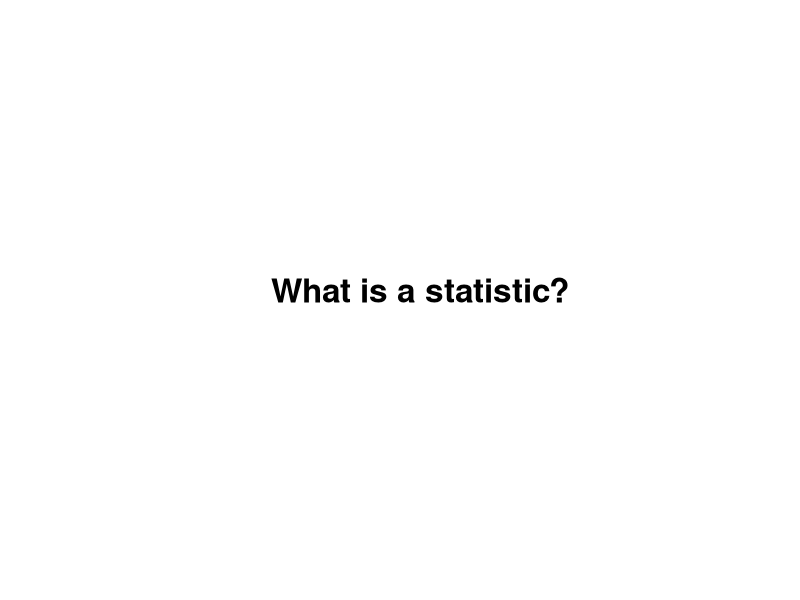
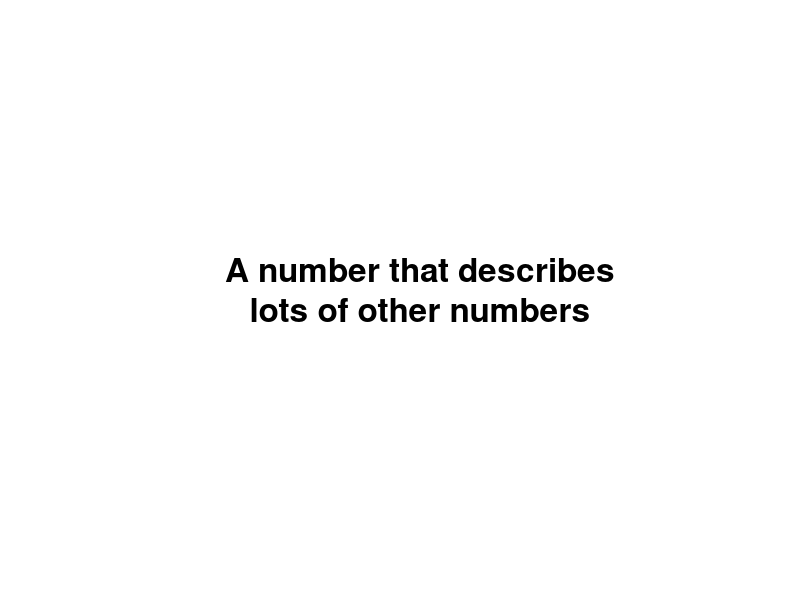
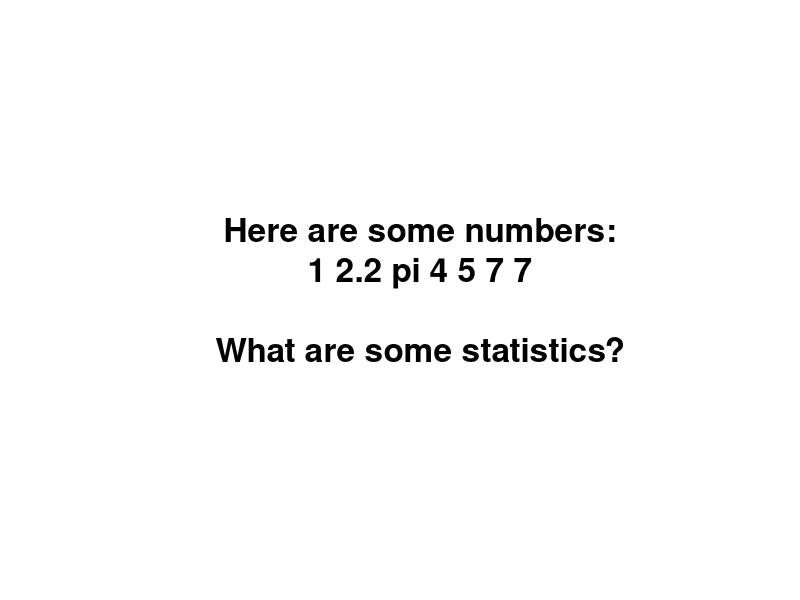
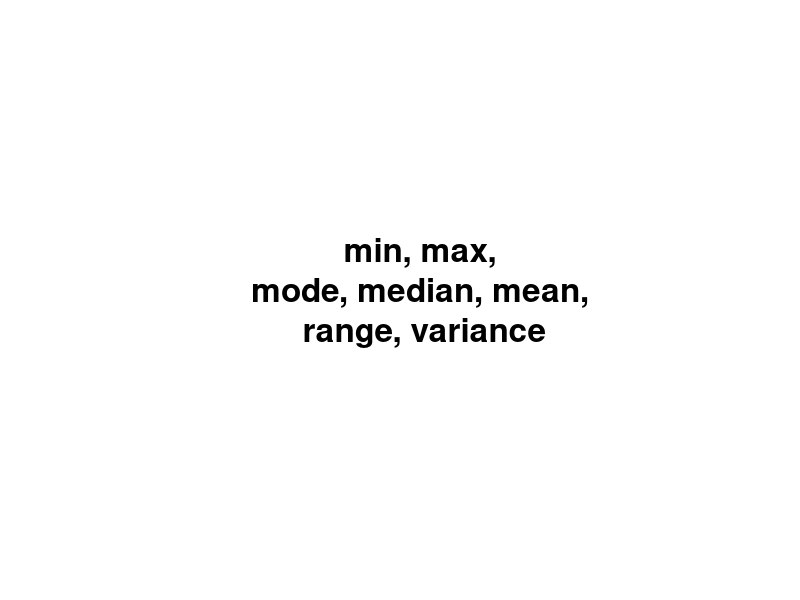
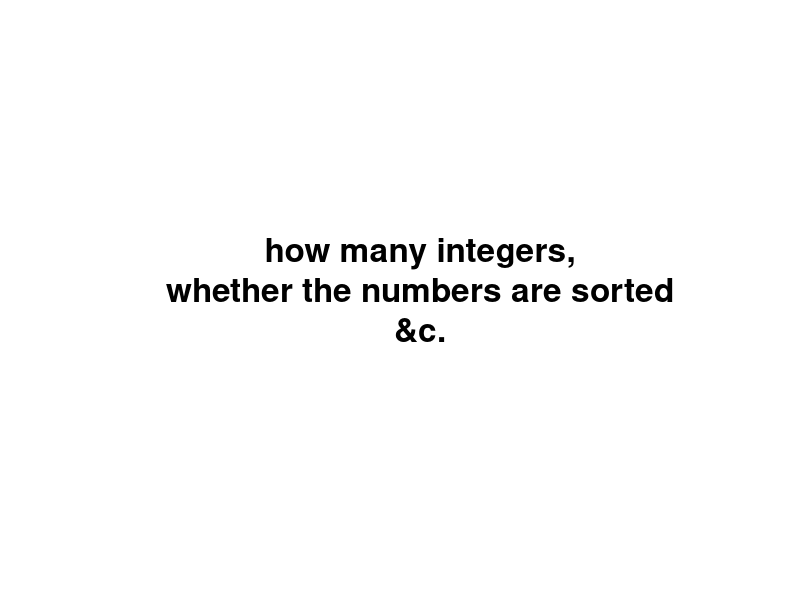
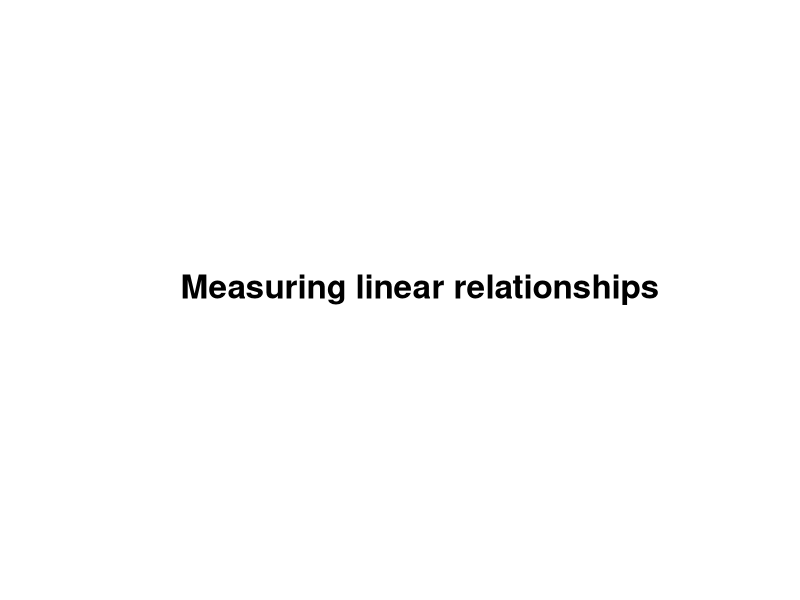
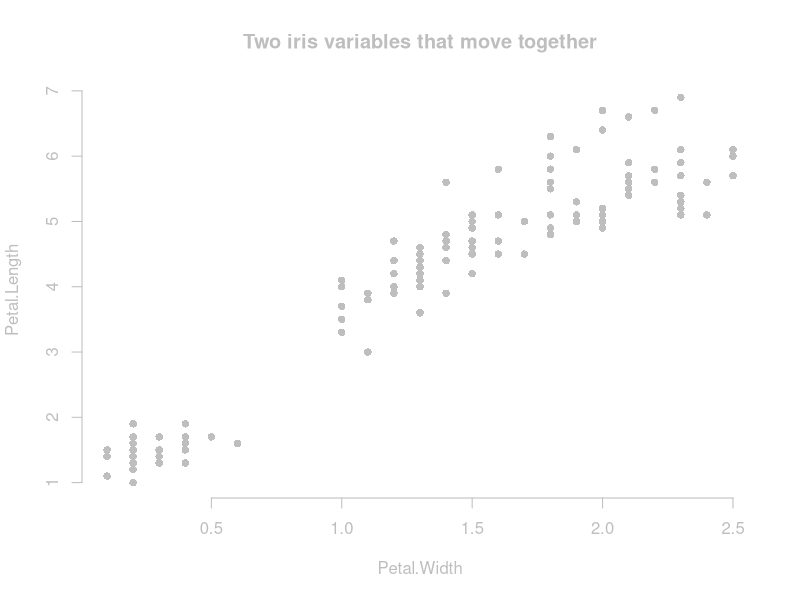
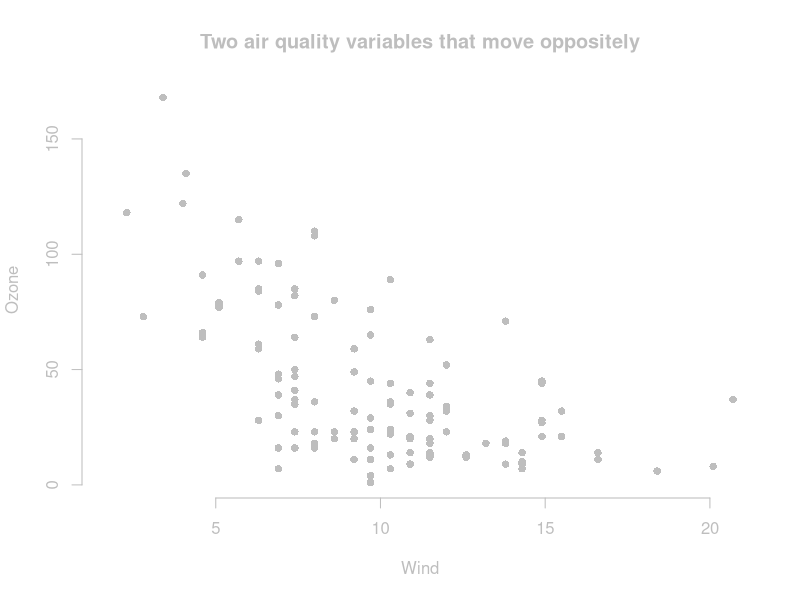

Write the R code that produced these figures, in order.
baseplot <- function(main, formula = (Petal.Length ~ Petal.Width), data = iris) {
  plot(formula = formula, data = data, type = 'p', bty = 'n',
    main = main, pch = 21, bg = 'grey', col = NULL,
    col.axis = 'grey', col.lab = 'grey', col.main = 'grey', fg = 'grey')
}

meanplot <- function(main) {
  baseplot(main)
  abline(h = mean(iris$Petal.Length), lty = 2)
  abline(v = mean(iris$Petal.Width), lty = 2)
}

interjection <- function(main) {
  plot.new()
  text(0.5, 0.5, cex = 2, label = main, font = 2)
}

# Introduction
interjection('What is a statistic?')
interjection('A number that describes\nlots of other numbers')
interjection('Here are some numbers:\n1 2.2 pi 4 5 7 7\n\nWhat are some statistics?')
interjection('min, max,\nmode, median, mean,\n range, variance')
interjection('how many integers,\nwhether the numbers are sorted\n&c.')
interjection('')
interjection('Measuring linear relationships')

# Three datasets
baseplot('Two iris variables that move together')

rand <- data.frame(x = rnorm(100), y = rnorm(100))
baseplot('Two air quality variables that move oppositely',
  formula = Ozone ~ Wind, data = airquality) 

baseplot('Normal random noise', formula = y ~ x, data = rand)

# Motivation for covariance
interjection('We want a number\nthat describes\nwhether two variables\nmove together.')

baseplot('It should be high for these variables')

rand <- data.frame(x = rnorm(100), y = rnorm(100))
baseplot('It should be low for these variables',
  formula = Ozone ~ Wind, data = airquality) 

baseplot('It should be near zero for these variables', formula = y ~ x, data = rand)

# Computing covariance
interjection('Covariance')

baseplot('The iris variables')

meanplot('Find the means')

meanplot('Draw a rectangle')
rect(xleft = mean(iris$Petal.Width),
     ybottom = mean(iris$Petal.Length),
     xright = iris$Petal.Width[c(44,72)],
     ytop = iris$Petal.Length[c(44,72)])

baseplot('Draw all the rectangles')
valence <- (iris$Petal.Length - mean(iris$Petal.Length)) *
           (iris$Petal.Width - mean(iris$Petal.Width)) > 0
rect(xleft = mean(iris$Petal.Width),
     ybottom = mean(iris$Petal.Length),
     xright = iris$Petal.Width,
     ytop = iris$Petal.Length,
     col = rgb(1-valence, 0, valence,.1),
     lwd = 0)

plot(c(-1,1),c(-1,1),main = 'Add the blues together. (This is at a different scale.)',
  type = 'n', axes = F, xlab = '', ylab = '')
rect(xleft = -1, ybottom = -1, xright = 1, ytop = 1, lwd = 0, col = 'blue')

plot(c(-1,1),c(-1,1),main = 'Add the reds together.',
  type = 'n', axes = F, xlab = '', ylab = '')
rect(xleft = -1, ybottom = -1, xright = 1, ytop = 1, lwd = 0, col = 'blue')
rect(xleft = .8, ybottom = -1, xright = 1, ytop = -.8, lwd = 0, col = 'red')

plot(c(-1,1),c(-1,1),main = 'Subtract the reds.',
  type = 'n', axes = F, xlab = '', ylab = '')
rect(xleft = -1, ybottom = -1, xright = 1, ytop = 1, lwd = 0, col = 'blue')
rect(xleft = .8, ybottom = -1, xright = 1, ytop = -.8, lwd = 0, col = 'white')

plot(c(-1,1),c(-1,1),main = 'Divide into as many equal pieces as we have irises (n).',
  type = 'n', axes = F, xlab = '', ylab = '')
rect(xleft = -1, ybottom = -1, xright = 1, ytop = 1, lwd = 0, col = 'blue')
rect(xleft = .8, ybottom = -1, xright = 1, ytop = -.8, lwd = 0, col = 'white')
abline(v = 2 * (-.5 + ((1:nrow(iris))/nrow(iris))))

plot(c(-1,1),c(-1,1),main = 'This blue sliver is the covariance.',
  type = 'n', axes = F, xlab = '', ylab = '')
rect(xleft = -.3, xright = -.3 + (.5/nrow(iris)), ybottom = -1, ytop = 1,
  col = 'blue', lwd = 0)

interjection('(Review the previous slides quickly.)')

#pdf('doodles.pdf', width = 11, height = 8.5)
#dev.off()
